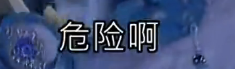
#> input picture CV_OCR/target.png, 235 x 69 px
$ python main.py
#> lines starting #> are read from the running program, lines starting #| are printed output that depends on the picture; after the words box and inside, x2 and y2 are one past the last pixel; in counts of white or black regions, pixels touching at a corner belong together
import cv2
import numpy as np
import threading
import sys


class my_thread(threading.Thread):
    def __init__(self, func, *params):
        self.__func = func
        self.__params = params
        super(my_thread, self).__init__()
    def run(self):
        cv2.namedWindow(self.__params[0])
        self.__func(*self.__params)
        cv2.waitKey(0)


def img_show(title, image):
    th = my_thread(cv2.imshow, title, image)
    th.run()

def _img_show(image, title=[]):
    cv2.namedWindow(str(title))
    cv2.imshow(str(title), im_gray)
    print("title:", title)
    title.append('x')

filepath = "./target.png"
im = cv2.imread(filepath)
#> im is the input picture: shape (69, 235, 3); mean B, G, R 118, 80.5, 66.1

#彩色转灰度
im_gray = cv2.cvtColor(im, cv2.COLOR_BGR2GRAY)
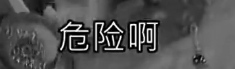
#> im_gray: shape (69, 235); min 0, max 253, mean 80.5

#大津阈值
cv2.threshold(im_gray, 0, 255, cv2.THRESH_OTSU, im_gray)
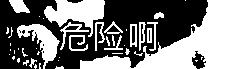
#> im_gray: shape (69, 235); 46.8% white; 45 white regions (26 under 20 px), largest, box (x1, y1, x2, y2) and area: (80, 0, 235, 69) 4221, (44, 0, 105, 37) 1199, (17, 24, 60, 69) 749
_img_show(im_gray)

#图像腐蚀 然后分割? 分割采用分水岭算法？
# kernel = np.ones((5,5), np.uint8)


kernel = np.ones((3,3), np.uint8)
cv2.dilate(im_gray, kernel, im_gray)

cv2.erode(im_gray, kernel, im_gray)
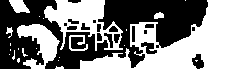
#> im_gray: shape (69, 235); 49.8% white; 24 white regions (15 under 20 px), largest, box (x1, y1, x2, y2) and area: (80, 0, 235, 69) 4845, (44, 0, 123, 51) 1804, (17, 24, 60, 69) 946

# img_show("target", im_gray)
_img_show(im_gray)
cv2.waitKey(0)
